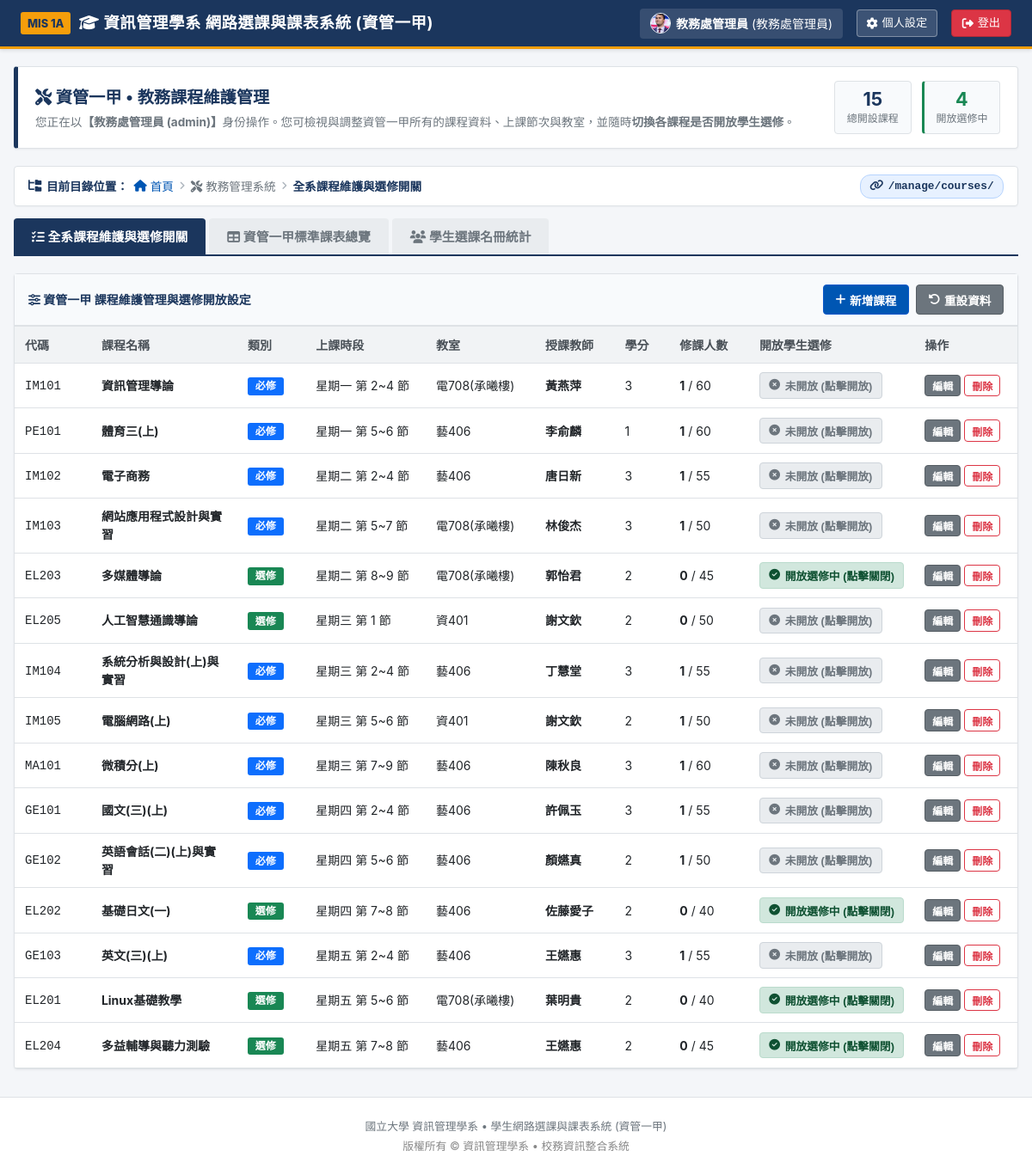
Page / (signed in) on the earlier database version.
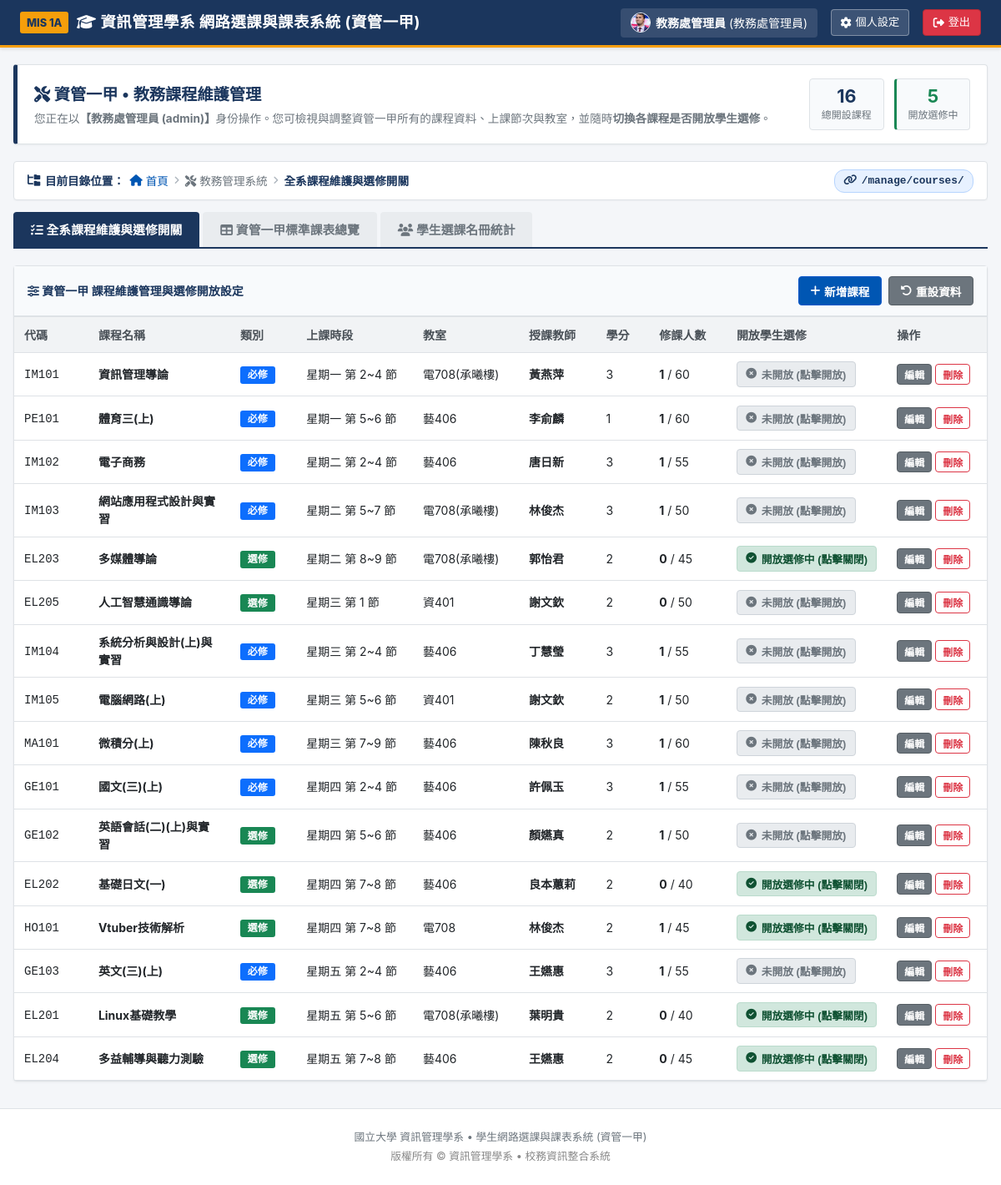
Same page on the later database version.
### pages/models.py (models this page shows, shortened)
class Course(models.Model):
    CATEGORY_CHOICES = [
        ('REQUIRED', '必修'),
        ('ELECTIVE', '選修'),
    ]
    DAY_CHOICES = [
        (1, '星期一'),
        (2, '星期二'),
        (3, '星期三'),
        (4, '星期四'),
        (5, '星期五'),
    ]
    code = models.CharField(max_length=20, unique=True, verbose_name="課程代碼")
    name = models.CharField(max_length=100, verbose_name="課程名稱")
    teacher = models.CharField(max_length=50, verbose_name="授課教師")
    classroom = models.CharField(max_length=50, verbose_name="上課教室")
    credits = models.PositiveIntegerField(default=2, verbose_name="學分數")
    category = models.CharField(max_length=10, choices=CATEGORY_CHOICES, default='ELECTIVE', verbose_name="課程屬性")
    day_of_week = models.PositiveSmallIntegerField(choices=DAY_CHOICES, default=1, verbose_name="上課星期")
    start_period = models.PositiveSmallIntegerField(default=1, verbose_name="開始節次")
    end_period = models.PositiveSmallIntegerField(default=1, verbose_name="結束節次")
    is_open_for_enrollment = models.BooleanField(default=True, verbose_name="開放學生選修")
    max_students = models.PositiveIntegerField(default=50, verbose_name="選課人數上限")
    description = models.TextField(blank=True, default="", verbose_name="課程描述")
    color_tag = models.CharField(max_length=30, default="indigo", verbose_name="代表顏色")
    class Meta:
        ordering = ['day_of_week', 'start_period', 'code']
        verbose_name = "課程"
        verbose_name_plural = "課程列表"
    @property
    def period_display(self):
        day_str = dict(self.DAY_CHOICES).get(self.day_of_week, '')
        if self.start_period == self.end_period:
            return f"{day_str} 第 {self.start_period} 節"
        return f"{day_str} 第 {self.start_period}~{self.end_period} 節"
    @property
    def current_enrolled_count(self):
        return self.enrollments.count()

### pages/views.py (the view, shortened to what this page needs)
# urls.py: path('', views.index, name='index'),
def index(request, tab=None):
    if not User.objects.filter(username__in=['admin', 'student']).exists() or not Course.objects.exists():
        init_demo_data()
    if not request.user.is_authenticated:
        return redirect('pages:login')
    is_admin = request.user.is_staff or request.user.username == 'admin'
    query_tab = request.GET.get('tab')
    active_tab = tab or ('admin_courses' if is_admin else 'timetable')
    all_courses = Course.objects.all().prefetch_related('enrollments')
    if not is_admin:
        user_enrollments = Enrollment.objects.filter(user=request.user).select_related('course')
        enrolled_courses = [e.course for e in user_enrollments]
        enrolled_course_ids = {c.id for c in enrolled_courses}
    else:
        enrolled_courses = list(all_courses)
        enrolled_course_ids = {c.id for c in all_courses}
    timetable = {p['period']: {d['day']: None for d in DAYS_INFO} for p in PERIOD_INFO}
    courses_to_plot = enrolled_courses if not is_admin else [c for c in all_courses if c.category == 'REQUIRED']
    for course in courses_to_plot:
        day = course.day_of_week
        start_p = course.start_period
        end_p = course.end_period
        span = end_p - start_p + 1
        if start_p in timetable and day in timetable[start_p]:
            timetable[start_p][day] = {
                'type': 'course',
                'course': course,
                'rowspan': span,
                'is_start': True,
            }
            for p in range(start_p + 1, end_p + 1):
                if p in timetable and day in timetable[p]:
                    timetable[p][day] = {'type': 'occupied'}
    elective_courses_data = []
    for c in all_courses:
        is_enrolled = c.id in enrolled_course_ids
        conflict_with = None
        if not is_enrolled and not is_admin:
            for ec in enrolled_courses:
                if check_time_conflict(c, ec):
                    conflict_with = ec
                    break
        elective_courses_data.append({
            'course': c,
            'is_enrolled': is_enrolled,
            'is_open': c.is_open_for_enrollment,
            'conflict_with': conflict_with,
            'is_full': c.current_enrolled_count >= c.max_students,
        })
    total_credits = sum(c.credits for c in enrolled_courses)
    required_credits = sum(c.credits for c in enrolled_courses if c.category == 'REQUIRED')
    elective_credits = sum(c.credits for c in enrolled_courses if c.category == 'ELECTIVE')
    total_courses_count = all_courses.count()
    open_courses_count = all_courses.filter(is_open_for_enrollment=True).count()
    default_teachers = [
        '黃燕萍', '李俞麟', '唐日新', '林俊杰', '丁慧瑩',
        '謝文欽', '陳秋良', '許佩玉', '顏嬿真', '王嬿惠',
        '葉明貴', '郭怡君'
    ]
    db_teachers = list(Course.objects.values_list('teacher', flat=True).distinct())
    teachers_list = sorted(list({t.strip() for t in (default_teachers + db_teachers) if t and t.strip()}))
    students_list = []
    if is_admin:
        students_query = User.objects.filter(is_staff=False).select_related('profile').prefetch_related('enrollments__course').order_by('username')
        for stu in students_query:
            enr_courses = [e.course for e in stu.enrollments.all()]
            req_c = sum(c.credits for c in enr_courses if c.category == 'REQUIRED')
            elec_c = sum(c.credits for c in enr_courses if c.category == 'ELECTIVE')
            students_list.append({
                'user': stu,
                'profile': getattr(stu, 'profile', None),
                'total_credits': req_c + elec_c,
                'required_credits': req_c,
                'elective_credits': elec_c,
                'course_count': len(enr_courses),
                'enrolled_courses': enr_courses,
            })
    context = {
        'is_admin': is_admin,
        'period_info': PERIOD_INFO,
        'days_info': DAYS_INFO,
        'timetable': timetable,
        'all_courses': all_courses,
        'enrolled_courses': enrolled_courses,
        'elective_courses_data': elective_courses_data,
        'total_credits': total_credits,
        'required_credits': required_credits,
        'elective_credits': elective_credits,
        'course_count': len(enrolled_courses),
        'total_courses_count': total_courses_count,
        'open_courses_count': open_courses_count,
        'teachers_list': teachers_list,
        'students_list': students_list,
        'tab': active_tab,
    }
    return render(request, 'index.html', context)

### pages/models.py (called while the page is built)
    @property
    def avatar_url(self):
        if self.avatar:
            try:
                return self.avatar.url
            except Exception:
                pass
        return '/static/image/preview.webp'

### templates/index.html (shortened to what the changed rows need)
{% extends 'base.html' %}
{% load static %}
{% block content %}
<div class="info-header-card">
    <div class="info-stats-row">
        {% if not is_admin %}
            <div class="info-stat-box">
                <div class="info-stat-value">{{ total_credits }}</div>
                <div class="info-stat-label">已選總學分</div>
            </div>
            <div class="info-stat-box">
                <div class="info-stat-value">{{ required_credits }}</div>
                <div class="info-stat-label">必修學分</div>
            </div>
            <div class="info-stat-box">
                <div class="info-stat-value">{{ elective_credits }}</div>
                <div class="info-stat-label">選修學分</div>
            </div>
            <div class="info-stat-box">
                <div class="info-stat-value">{{ course_count }}</div>
                <div class="info-stat-label">已選門數</div>
            </div>
        {% else %}
            <div class="info-stat-box">
                <div class="info-stat-value">{{ total_courses_count }}</div>
                <div class="info-stat-label">總開設課程</div>
            </div>
            <div class="info-stat-box" style="border-left: 3px solid var(--success);">
                <div class="info-stat-value" style="color: var(--success);">{{ open_courses_count }}</div>
                <div class="info-stat-label">開放選修中</div>
            </div>
        {% endif %}
    </div>
</div>
{% if is_admin %}
<div class="tab-pane" id="pane-tab-admin-courses" {% if tab != 'admin_courses' %}style="display: none;"{% endif %}>
    <div class="card-classic">
        <div class="card-classic-body" style="padding: 0; overflow-x: auto;">
            <table class="electives-table">
                <thead>
                    <tr>
                        <th class="col-code">代碼</th>
                        <th class="col-name">課程名稱</th>
                        <th class="col-category">類別</th>
                        <th class="col-time">上課時段</th>
                        <th class="col-room">教室</th>
                        <th class="col-teacher">授課教師</th>
                        <th class="col-credits">學分</th>
                        <th class="col-enrolled">修課人數</th>
                        <th class="col-toggle">開放學生選修</th>
                        <th class="col-actions">操作</th>
                    </tr>
                </thead>
                <tbody>
                    {% for course in all_courses %}
                        <tr>
                            <td class="col-code"><code>{{ course.code }}</code></td>
                            <td class="col-name">
                                <strong>{{ course.name }}</strong>
                            </td>
                            <td class="col-category">
                                <span class="badge-tag {% if course.category == 'REQUIRED' %}badge-required{% else %}badge-elective{% endif %}">
                                    {{ course.get_category_display }}
                                </span>
                            </td>
                            <td class="col-time">{{ course.period_display }}</td>
                            <td class="col-room">{{ course.classroom }}</td>
                            <td class="col-teacher"><strong>{{ course.teacher }}</strong></td>
                            <td class="col-credits">{{ course.credits }}</td>
                            <td class="col-enrolled">
                                <strong>{{ course.current_enrolled_count }}</strong> / {{ course.max_students }}
                            </td>
                            <td class="col-toggle">
                                <form action="{% url 'pages:toggle_course_status' course.id %}" method="POST" style="display: inline;">
                                    <button type="submit"
                                            class="switch-btn {% if course.is_open_for_enrollment %}open{% else %}closed{% endif %}"
                                            id="toggle-btn-{{ course.id }}"
                                            title="點擊切換是否開放讓學生選修">
                                        {% if course.is_open_for_enrollment %}
                                            <i class="fa-solid fa-check-circle"></i> 開放選修中 (點擊關閉)
                                        {% else %}
                                            <i class="fa-solid fa-times-circle"></i> 未開放 (點擊開放)
                                        {% endif %}
                                    </button>
                                </form>
                            </td>
                            <td class="col-actions">
                                <button type="button"
                                        class="btn btn-secondary"
                                        style="padding: 0.2rem 0.5rem; font-size: 0.75rem;"
                                        onclick="openEditCourseModal('{{ course.id }}', '{{ course.code }}', '{{ course.name|escapejs }}', '{{ course.teacher|escapejs }}', '{{ course.classroom|escapejs }}', '{{ course.credits }}', '{{ course.category }}', '{{ course.day_of_week }}', '{{ course.start_period }}', '{{ course.end_period }}', '{{ course.is_open_for_enrollment }}', '{{ course.max_students }}', '{{ course.description|escapejs }}', '{{ course.color_tag }}')">
                                    編輯
                                </button>
                                <form action="{% url 'pages:delete_course' course.id %}" method="POST" onsubmit="return confirm('確定要刪除課程【{{ course.name }}】嗎？');" style="display: inline;">
                                    <button type="submit" class="btn btn-outline-danger" style="padding: 0.2rem 0.5rem; font-size: 0.75rem;">
                                        刪除
                                    </button>
                                </form>
                            </td>
                        </tr>
                    {% endfor %}
                </tbody>
            </table>
        </div>
    </div>
</div>
{% endif %}
{% endblock %}

Differences in the rows shown:
changed Course "IM104": teacher "丁慧堂" → "丁慧瑩"
changed Course "GE102": category "必修" → "選修"
changed Course "EL202": teacher "佐藤愛子" → "良本蕙莉"
added Course: code "HO101", name "Vtuber技術解析", category "選修", period_display "星期四 第 7~8 節", classroom "電708", teacher "林俊杰", credits "2", current_enrolled_count "1", max_students "45", is_open_for_enrollment True (drawn)
Other differences:
{{ total_courses_count }}: "15" → "16"
{{ open_courses_count }}: "4" → "5"
